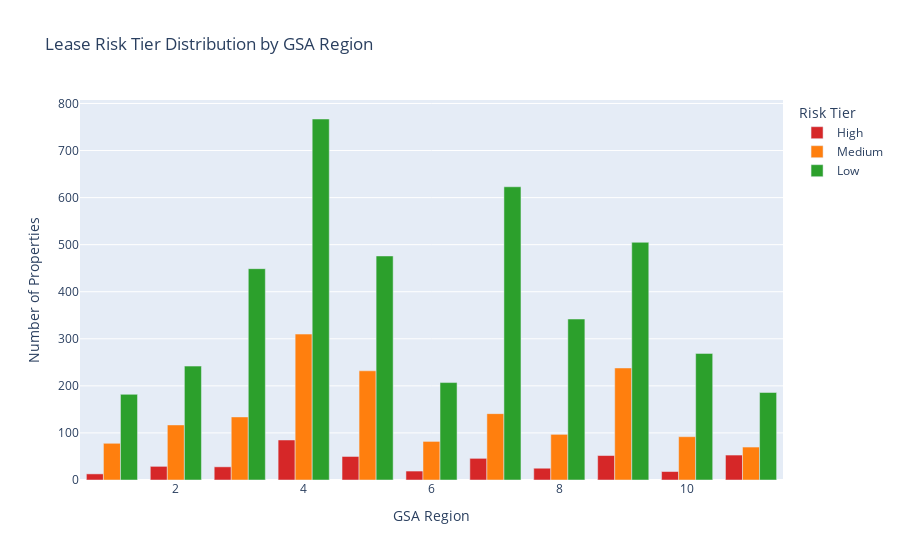

The cell this chart's notebook holds for it:
### Markdown cell above
## 10. Lease Risk Analysis

Using the risk tiers to answer three questions:

1. **Where is the risk concentrated?** -> Risk tier distribution by GSA region
2. **What does the risk landscape look like?** -> Expiration timeline vs. property size, colored by tier
3. **Which specific properties need immediate attention?** -> Ranked High risk priority list

### 10.1 Risk Tier Distribution by GSA Region

### Code cell
import plotly.express as px

# Aggregate risk tier counts by GSA region
risk_by_region = (
    master_df[master_df['Lease_Risk_Tier'].notna()]
    .groupby(['GSA Region', 'Lease_Risk_Tier'])
    .size()
    .reset_index(name='Count')
)

# Order tiers for consistent legend display
tier_order = ['High', 'Medium', 'Low']
risk_by_region['Lease_Risk_Tier'] = pd.Categorical(
    risk_by_region['Lease_Risk_Tier'], categories=tier_order, ordered=True
)
risk_by_region = risk_by_region.sort_values(['GSA Region', 'Lease_Risk_Tier'])

fig_risk_region = px.bar(
    risk_by_region,
    x='GSA Region',
    y='Count',
    color='Lease_Risk_Tier',
    color_discrete_map={'High': '#d62728', 'Medium': '#ff7f0e', 'Low': '#2ca02c'},
    barmode='group',
    title='Lease Risk Tier Distribution by GSA Region',
    labels={'Count': 'Number of Leased Properties', 'Lease_Risk_Tier': 'Risk Tier'}
)
fig_risk_region.update_layout(xaxis_title='GSA Region', yaxis_title='Number of Properties')
fig_risk_region.show()

### Figure 1 — Plotly figure (JSON) as saved in the notebook; plotly's stock layout.template omitted (floating-point values rounded to 4 significant figures)
{"data": [{"alignmentgroup": "True", "hovertemplate": "Risk Tier=High<br>GSA Region=%{x}<br>Number of Leased Properties=%{y}<extra></extra>", "legendgroup": "High", "marker": {"color": "#d62728", "pattern": {"shape": ""}}, "name": "High", "offsetgroup": "High", "orientation": "v", "showlegend": true, "textposition": "auto", "type": "bar", "x": [1, 2, 3, 4, 5, 6, 7, 8, 9, 10, 11], "xaxis": "x", "y": [13, 29, 28, 85, 50, 19, 46, 25, 52, 18, 53], "yaxis": "y"}, {"alignmentgroup": "True", "hovertemplate": "Risk Tier=Medium<br>GSA Region=%{x}<br>Number of Leased Properties=%{y}<extra></extra>", "legendgroup": "Medium", "marker": {"color": "#ff7f0e", "pattern": {"shape": ""}}, "name": "Medium", "offsetgroup": "Medium", "orientation": "v", "showlegend": true, "textposition": "auto", "type": "bar", "x": [1, 2, 3, 4, 5, 6, 7, 8, 9, 10, 11], "xaxis": "x", "y": [78, 117, 134, 310, 232, 82, 141, 97, 238, 92, 70], "yaxis": "y"}, {"alignmentgroup": "True", "hovertemplate": "Risk Tier=Low<br>GSA Region=%{x}<br>Number of Leased Properties=%{y}<extra></extra>", "legendgroup": "Low", "marker": {"color": "#2ca02c", "pattern": {"shape": ""}}, "name": "Low", "offsetgroup": "Low", "orientation": "v", "showlegend": true, "textposition": "auto", "type": "bar", "x": [1, 2, 3, 4, 5, 6, 7, 8, 9, 10, 11], "xaxis": "x", "y": [182, 242, 449, 767, 476, 207, 623, 342, 505, 269, 186], "yaxis": "y"}], "layout": {"barmode": "group", "legend": {"title": {"text": "Risk Tier"}, "tracegroupgap": 0}, "title": {"text": "Lease Risk Tier Distribution by GSA Region"}, "xaxis": {"anchor": "y", "domain": [0, 1], "title": {"text": "GSA Region"}}, "yaxis": {"anchor": "x", "domain": [0, 1], "title": {"text": "Number of Properties"}}}}
